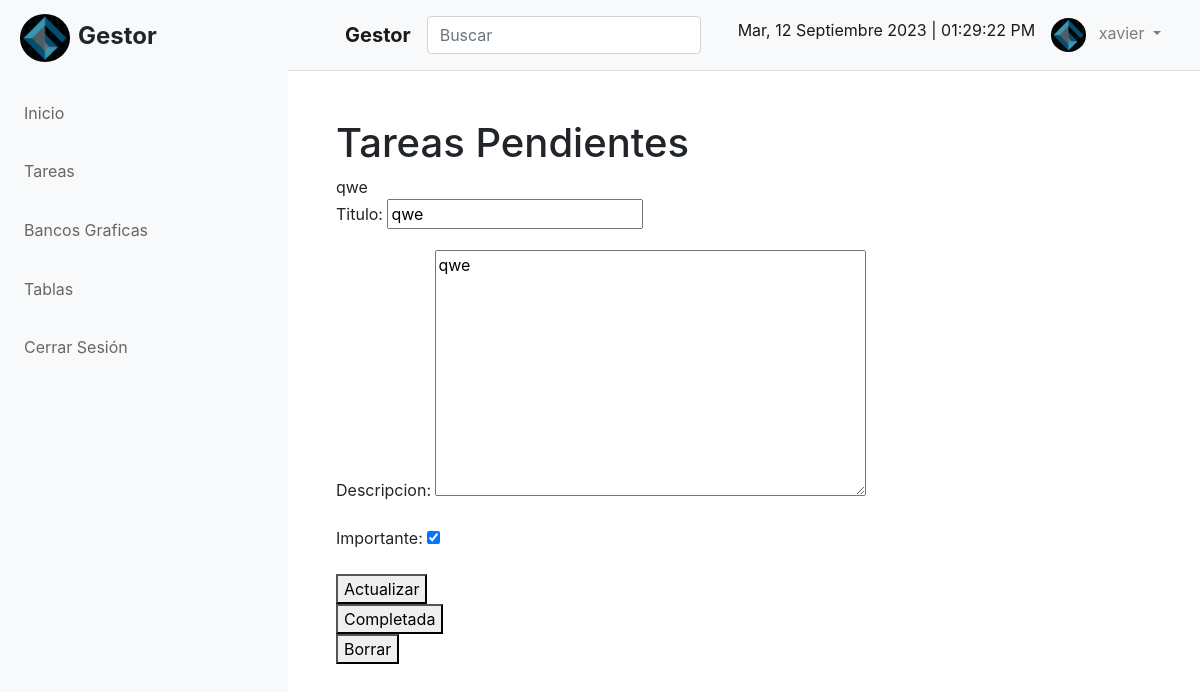
Screenshot of /tareas_vista/3/ (signed in) with the database file from the repository.
### tareas/models.py (models this page shows, shortened)
class tareas(models.Model):
    titulo = models.CharField(max_length=250)
    descripcion = models.TextField(blank=True)
    creado = models.DateTimeField(auto_now_add=True)
    fechacompleto = models.DateTimeField(null=True, blank=True)
    importante = models.BooleanField(default=False)
    user = models.ForeignKey(User, on_delete=models.CASCADE)

### tareas/views.py (the view, shortened to what this page needs)
# urls.py: path('tareas_vista/<int:tarea_id>/', views.detalles_tarea, name='detalles_tarea'),
@login_required
def detalles_tarea(request, tarea_id):
    if request.method == 'GET':
        tarea = get_object_or_404(tareas, pk=tarea_id, user=request.user)
        form = FormularioTareas(instance=tarea)
        return render(request, 'detalles_tarea.html',{
            'tarea': tarea,
            'form': form
        })

### tareas/form.py
class FormularioTareas(ModelForm):
    class Meta:
        model = tareas
        fields = ['titulo', 'descripcion', 'importante']

### tareas/templates/detalles_tarea.html (shortened to what this page needs)
{% extends 'base.html' %}
{% block content %}
<h1>Tareas Pendientes</h1>
<hi>{{tarea.titulo}}</hi>
<form method="POST">
    {{form.as_p}}
    <button>
        Actualizar
    </button>
</form>
<form action="{% url 'tarea_completa' tarea.id %}" method="POST">
    <button>
        Completada
    </button>
</form>
<form action="{% url 'borrar_tarea' tarea.id %}" method="POST">
    <button>
        Borrar
    </button>
</form>
{% endblock %}

### tareas/templates/base.html (shortened to what this page needs)
{%load static %}
<!DOCTYPE html>
<html lang="en">
<head>
    <link rel="stylesheet" href="https://cdn.jsdelivr.net/npm/bootstrap@4.6.2/dist/css/bootstrap.min.css"
>
    <link href="https://unpkg.com/ionicons@4.5.10-0/dist/css/ionicons.min.css" rel="stylesheet">
    <link rel="stylesheet" href="{% static 'css/style.css' %}">
    <link rel="stylesheet" href="https://cdn.datatables.net/1.13.4/css/dataTables.bootstrap4.min.css">
</head>
<body onload="startTime()">
    <div id="content-wrapper" class="d-flex">
        <div id="sidebar-container" class="bg-light border-rigth">
            <div class="logo">
                <h4 class="font-weight-bold mb-8"><img src="{% static 'img/logo.png' %}"
                        class="img-fluid rounded-circle avatar-logo mr-2">Gestor</h4>
            </div>
            <div id="menu">
                <div class="menu list-group-flush">
                    <ul>
                        <a href="/" class="list-group-item list-group-item-action bg-light p-3 border-0"> Inicio</a>
                        {% if user.is_authenticated %}
                        <li><a class="has-sub list-group-item list-group-item-action bg-light p-3 border-0"> Tareas</a>
                        </li>
                        <a href="{% url 'bancos' %}" class="list-group-item list-group-item-action bg-light p-3 border-0"> Bancos Graficas</a>
                        <a class="list-group-item list-group-item-action bg-light p-3 border-0"
                            href="{% url 'libros' %}"> Tablas</a>
                        <a href="/cerrar_sesion" class="list-group-item list-group-item-action bg-light p-3 border-0"> Cerrar Sesión</a>
                        {% endif %}
                    </ul>
                </div>
            </div>
        </div>
        <div id="page-container" class="w-100">
            <nav class="navbar navbar-expand-lg navbar-light bg-light border-bottom">
                <div class="container">
                    <button id="menu-toggle" class="btn"></button>
                    <a class="navbar-brand font-weight-bold mb-8" href="#">Gestor</a>
                    <form id="search-form" class="form-inline position-relative my-2 d-inline-block">
                        <input class="form-control mr-sm-2" type="search" placeholder="Buscar" aria-label="Buscar">
                        <button class="btn btn-search position-absolute" type="submit"></button>
                    </form>
                    <div class="collapse navbar-collapse" id="navbarSupportedContent">
                        <ul class="navbar-nav ml-auto">
                            <li class="nav-item active">
                                <a class="nav-link" id="clock"></a>
                            </li>
                            {% if user.is_authenticated %}
                            <li class="nav-item dropdown">
                                <a class="nav-link dropdown-toggle" href="#" role="button" data-toggle="dropdown"
                                    aria-expanded="false">
                                    <img src="{% static 'img/logo.png' %}" class="img-fluid rounded-circle avatar mr-2">
                                    {{user.username}}
                                </a>
                            </li>
                            {% else %}
                            <a href="/registro" class="nav-link"> Registro</a>
                            <a href="/iniciar_sesion" class="nav-link"> Iniciar Sesión</a>
                            {% endif %}
                        </ul>
                    </div>
                </div>
            </nav>
            <div id="content" class="container-fluid p-5">
                {% block content %} {% endblock %}
            </div>
        </div>
    </div>
</body>
</html>

### panel/static/css/style.css (style rules this page uses)
:root { --primary: #0b254b; --light: #ffffff; --light-blue: #f5f6fa; --grey: #eff2f7; }
#sidebar-container { min-height: 100vh; margin-left: -18rem; transition: margin .25s ease-in-out; }
#sidebar-container .logo { padding: .875rem 1.25rem; font-size: 1.2rem; }
#sidebar-container .menu { width: 18rem; }
.btn-search { right: 5px; }
.avatar { max-width: 35px; }
.avatar-logo { max-width: 50px; }
@media (min-width: 768px) { #sidebar-container { margin-left: 0; } }
@media (min-width: 768px) { #page-container { min-width: 0; width: 100%; } }
#menu { padding: 0; margin: 0; border: 0; }
#menu ul, li { list-style: none; margin: 0; padding: 0; }
#menu ul { position: relative; z-index: 597; float: left; }
#menu ul li { float: left; min-height: 1px; line-height: 1rem; vertical-align: middle; }
#menu ul li { float: none; }
#menu span, #menu a { display: inline-block; text-decoration: none; }
#menu:after, #menu ul:after { content: ''; display: block; clear: both; }
#menu ul, #menu li { width: 18rem; }
#menu li { background: #dddddd; }
#menu a { color: #666666; line-height: 160%; padding: 11px 28px 11px 28px; width: 18rem; }
#menu .has-sub { position: relative; }
#menu .has-sub:after, #menu .has-sub > ul > .has-sub:hover:after { content: ''; display: block; width: 18rem; height: 9px; position: absolute; right: 5px; top: 50%; margin-top: -5px; }

### rows the page displays
tareas: titulo "qwe", descripcion "qwe", importante "☑"

### other values shown
{{ user.username }} "xavier"
